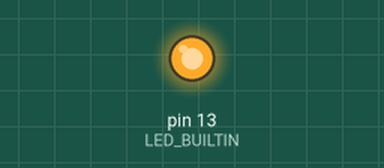
Recording of a sketch running on a simulated Arduino Uno, built with avr-gcc and run on an emulated ATmega328P. On the bench: output pins drawn as LEDs (lit = HIGH).

Above: at 3.0 s.
At 12.0 s:
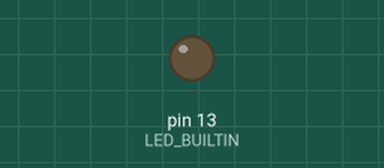
Timing chart, 0 to 31.2 s (numbered marks = the images above):
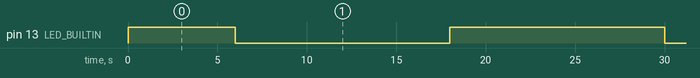

Measured:
- by itself, pin 13 (LED_BUILTIN): repeats every 24.0 s: LOW 12.0 s, HIGH 12.0 s

The sketch:

sketch_progressive_fade_original.ino
```cpp
int ledPower = 255;
int direct = -1;
void setup() {
  // put your setup code here, to run once:
  pinMode(LED_BUILTIN, OUTPUT);
}

void loop() {
  // put your main code here, to run repeatedly:
  analogWrite(LED_BUILTIN, ledPower);
  delay(2000);
  ledPower = ledPower + (direct * 50);
  if (ledPower <= 0) {
    ledPower = 0;
    direct = 1;
  } else if (ledPower >= 255) {
    ledPower = 255;
    direct = -1;
  }
}
```
